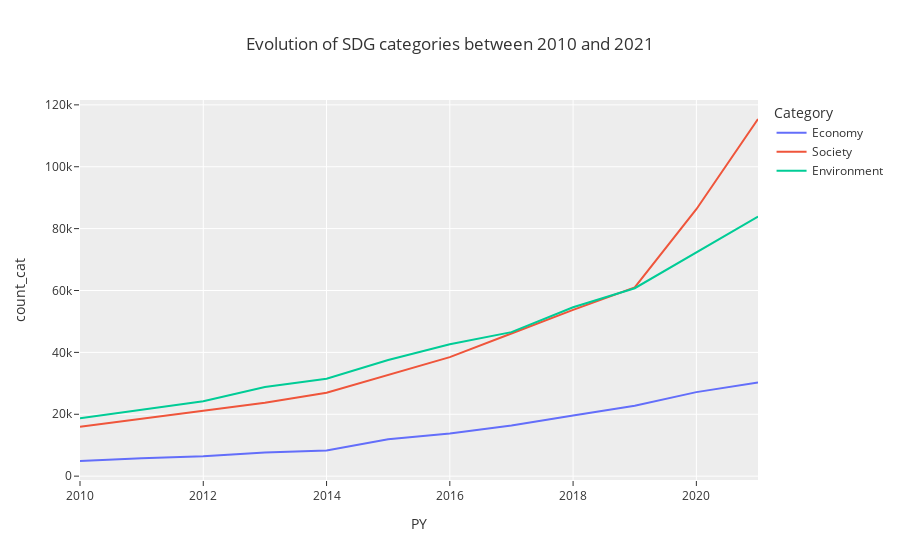

Notebook code for this chart:
### Code cell
fig = px.line(df_cat_melt, x=df_cat_melt.index, y="count_cat", color='Category', title='Evolution of SDG categories between 2010 and 2021')
fig.update_layout(template='ggplot2')
fig.show()

### Figure 1 — Plotly figure (JSON) as saved in the notebook; plotly's stock layout.template omitted (floating-point values rounded to 4 significant figures)
{"data": [{"hovertemplate": "Category=Economy<br>PY=%{x}<br>count_cat=%{y}<extra></extra>", "legendgroup": "Economy", "line": {"color": "#636efa", "dash": "solid"}, "marker": {"symbol": "circle"}, "mode": "lines", "name": "Economy", "orientation": "v", "showlegend": true, "x": [2010, 2011, 2012, 2013, 2014, 2015, 2016, 2017, 2018, 2019, 2020, 2021], "xaxis": "x", "y": [4897, 5816, 6420, 7616, 8327, 11945, 13765, 16339, 19613, 22725, 27158, 30239], "yaxis": "y", "type": "scatter"}, {"hovertemplate": "Category=Society<br>PY=%{x}<br>count_cat=%{y}<extra></extra>", "legendgroup": "Society", "line": {"color": "#EF553B", "dash": "solid"}, "marker": {"symbol": "circle"}, "mode": "lines", "name": "Society", "orientation": "v", "showlegend": true, "x": [2010, 2011, 2012, 2013, 2014, 2015, 2016, 2017, 2018, 2019, 2020, 2021], "xaxis": "x", "y": [15935, 18575, 20975, 23742, 26930, 32739, 38476, 46119, 53759, 60994, 86274, 115429], "yaxis": "y", "type": "scatter"}, {"hovertemplate": "Category=Environment<br>PY=%{x}<br>count_cat=%{y}<extra></extra>", "legendgroup": "Environment", "line": {"color": "#00cc96", "dash": "solid"}, "marker": {"symbol": "circle"}, "mode": "lines", "name": "Environment", "orientation": "v", "showlegend": true, "x": [2010, 2011, 2012, 2013, 2014, 2015, 2016, 2017, 2018, 2019, 2020, 2021], "xaxis": "x", "y": [18727, 21411, 24184, 28825, 31472, 37536, 42649, 46539, 54573, 60740, 72296, 83918], "yaxis": "y", "type": "scatter"}], "layout": {"xaxis": {"anchor": "y", "domain": [0.0, 1.0], "title": {"text": "PY"}}, "yaxis": {"anchor": "x", "domain": [0.0, 1.0], "title": {"text": "count_cat"}}, "legend": {"title": {"text": "Category"}, "tracegroupgap": 0}, "title": {"text": "Evolution of SDG categories between 2010 and 2021"}}}
